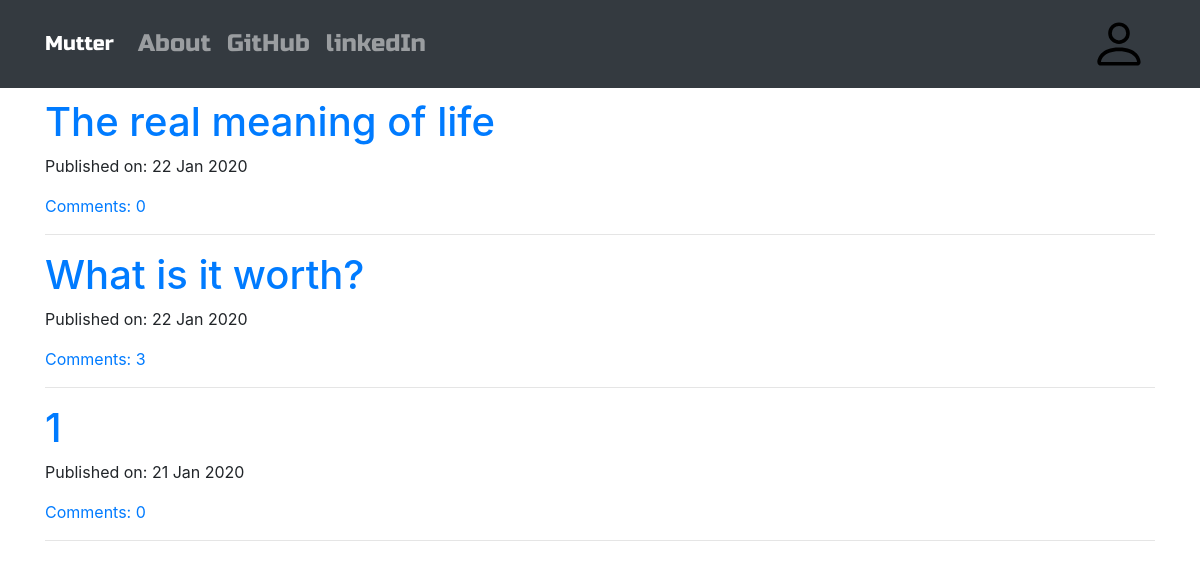
The page / on the database its author committed.
### blog/models.py (models this page shows, shortened)
class Post(models.Model):
    author = models.ForeignKey('auth.User', on_delete=models.CASCADE)
    title = models.CharField(max_length=200)
    text = models.TextField()
    create_date = models.DateTimeField(default=timezone.now)
    published_date = models.DateTimeField(blank=True, null=True)
    def approve_comments(self):
        return self.comments.filter(approved_comment=True)

### blog/views.py (the view)
# urls.py: path('', views.PostListView.as_view(), name='post_list'),
class PostListView(ListView):
    model = Post
    def get_queryset(self):
        return Post.objects.filter(published_date__lte=timezone.now()).order_by('-published_date')

### blog/templates/blog/post_list.html
{% extends "blog/base.html" %}
{% block body_block %}
    <div class="centerstage">
        {% for post in post_list %}
        <div class="post">
            <h1 class="loader"><a href="{% url 'post_detail' pk=post.pk %}">{{ post.title }}</a></h1>
            <div class="date">
                <p>Published on: {{ post.published_date|date:"d M Y" }}</p>
            </div>
            <a href="{% url 'post_detail' pk=post.pk %}">Comments: {{post.approve_comments.count }} </a>
        </div>
        <hr>
        {% empty %}
        <h1>No post yet!</h1>
        {% endfor %}
    </div>
{% endblock %}

### blog/static/css/blog.css (style rules this page uses)
.centerstage { margin-left: auto; margin-right: auto; }
.loader { filter:hue-rotate(0deg); color:linear-gradient(45deg,#0f8,#08f); animation:hue 10000ms infinite linear; }

### rows shown on the page
Post: title "The real meaning of life", published_date "22 Jan 2020", approve_comments.count "0"
Post: title "What is it worth?", published_date "22 Jan 2020", approve_comments.count "3"
Post: title "1", published_date "21 Jan 2020", approve_comments.count "0"
